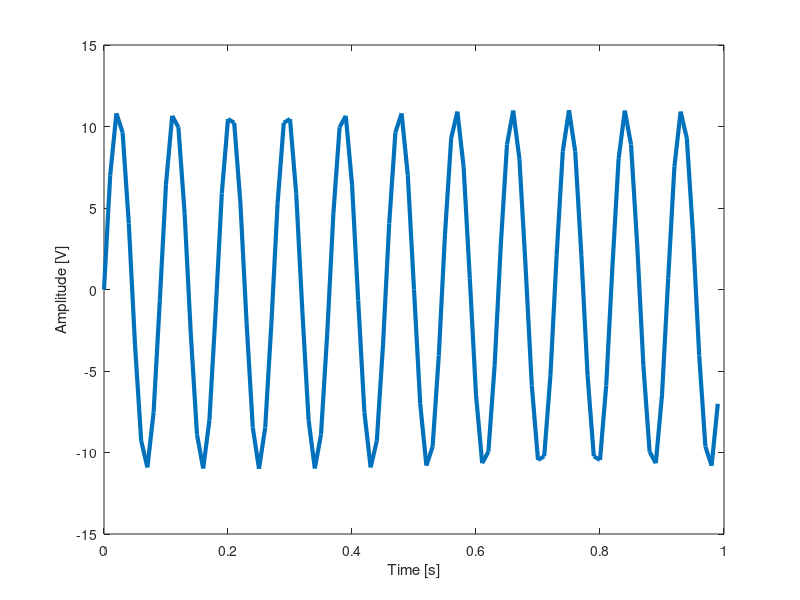
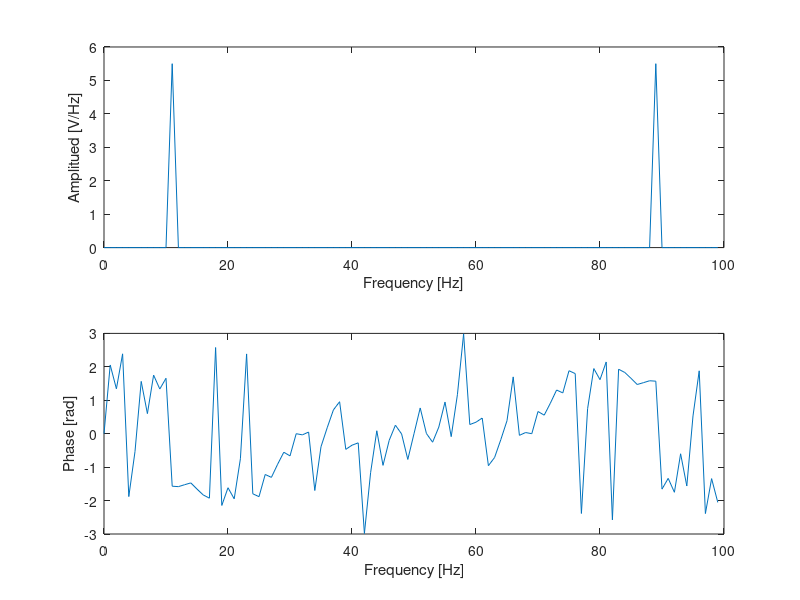

These charts were generated, in order, by the following MATLAB code: (Note: this script raises an error after producing the figures.)
clc
clear all;
close all;
%%
N = 100;
fs = 100;
dt = 1/fs;


t = (0:N-1).'*dt;
%x = rand([N,1]);
x = 11*sin(2*pi*11*t);
figure(1);
plot(t,x,'linewidth',3);
xlabel('Time [s]');
ylabel('Amplitude [V]');

X = fft(x)*dt;
%%
df = fs/N;
f = (0:N-1).'*df;

figure(2);
subplot(2,1,1);
plot(f,abs(X));
xlabel('Frequency [Hz]');
ylabel('Amplitued [V/Hz]');

subplot(2,1,2);
plot(f,angle(X));
xlabel('Frequency [Hz]');
ylabel('Phase [rad]');
%%
[Gxx,f_half,~,~] = spectral_average(x,fs,1);
figure(3);
plot(f_half,Gxx);